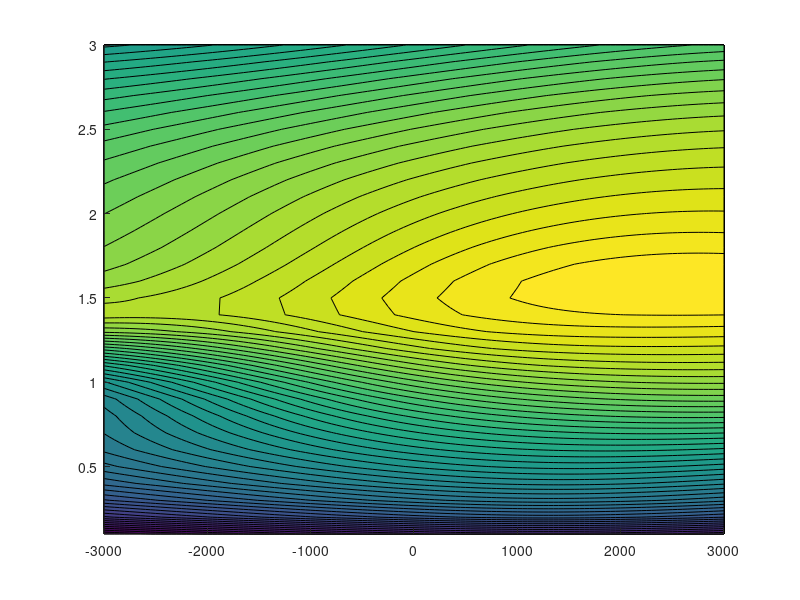

MATLAB code to generate this figure: (Note: this script raises an error after producing the figure.)
% Load data from mat file
clear all
load 2dRR
for iv=1:2
    figure
    contourf(Res_2dRR_dws,Res_2dRR_disps,...
        log10(Res_2dRR_Ratio(:,:,iv)),50,'edgecolor','none');
    xlabel('(\omega_L-\omega_{eg})/2\pic (cm^{-1})');
    ylabel({'Mode Displacement \it d';'Scaling Factor'});%caxis([0 maxr])
    colormap jet;colorbar('Location','northoutside','fontsize',10);
    set(gca,'linewidth',2,'fontsize',10,'fontweight','bold');axis square;
end

% Load data from mat file
clear all
load FSRS
for iv=1:2
    figure
    contourf(FSRS_Res_dws,FSRS_Res_disps,...
        log10(FSRS_Res_Ratio(:,:,iv)),50,'edgecolor','none');
    xlabel('(\omega_{AP}-\omega_{eg})/2\pic (cm^{-1})');
    ylabel({'Mode Displacement, \it d';'Scaling Factor'});%caxis([0 maxr])
    colormap jet;cr(iv)=colorbar('Location','northoutside','fontsize',10);
    set(gca,'linewidth',2,'fontsize',10,'fontweight','bold');axis square;
end

% Off Res

% Load data from mat file
clear all
load 2dOffRR
for iv=1:2

    figure
    contourf(OffRes_2dRR_dws,OffRes_2dRR_disps,...
        log10(OffRes_2dRR_Ratio(:,:,iv)),50,'edgecolor','none');
    xlabel('(\omega_L-\omega_{eg})/2\pic (cm^{-1})');
    ylabel({'Mode Displacement \it d';'Scaling Factor'});%caxis([0 maxr])
    colormap jet;colorbar('Location','northoutside','fontsize',10);
    set(gca,'linewidth',2,'fontsize',10,'fontweight','bold');axis square;
end

% Load data from mat file
clear all
load FSRSOff
for iv=1:2
    figure
    contourf(FSRS_OffRes_dws,FSRS_OffRes_disps,...
        log10(FSRS_OffRes_Ratio(:,:,iv)),50,'edgecolor','none');
    xlabel('(\omega_{AP}-\omega_{eg})/2\pic (cm^{-1})');
    ylabel({'Mode Displacement \it d';'Scaling Factor'});
    colormap jet;colorbar('Location','northoutside','fontsize',10);
    set(gca,'linewidth',2,'fontsize',10,'fontweight','bold');axis square;
end